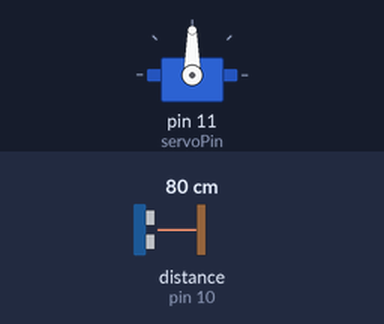
The sketch below on a simulated Arduino Uno, built with avr-gcc and run on an emulated ATmega328P. Shown: servo. Wiring (inferred from the names in the program): ultrasonic range finder: trigger pin 9; echo pin 10. The inputs (shaded band) are chosen by the test bench; at power-on: distance to the obstacle (sensor on pin 10) 80 cm. The echo pulse lasts 58.3 µs per cm.

Above: at 1.2 s.
1.3 s: distance to the obstacle (sensor on pin 10) set to 2 cm
At 1.7 s:
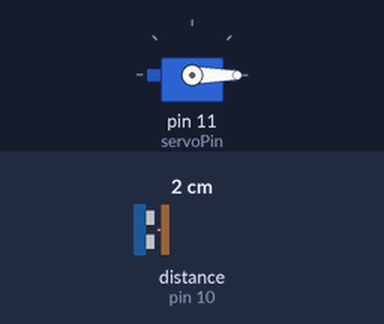
2.8 s: distance to the obstacle (sensor on pin 10) set to 35 cm
At 3.3 s:
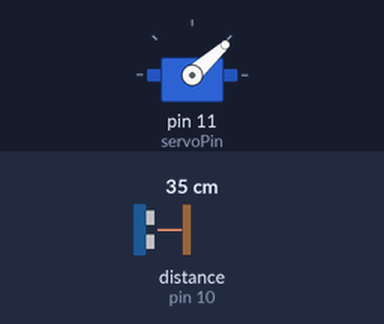
4.3 s: distance to the obstacle (sensor on pin 10) set to 4 cm
At 5.5 s:
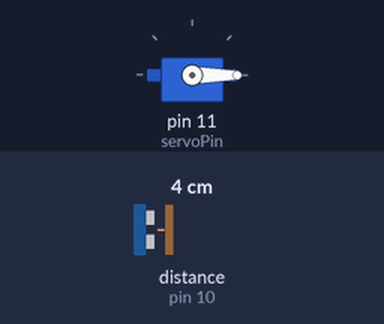
5.8 s: distance to the obstacle (sensor on pin 10) set to 60 cm
At 6.2 s:
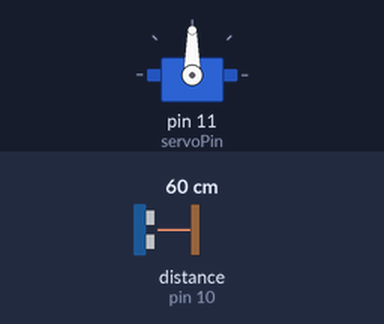
7.3 s: distance to the obstacle (sensor on pin 10) set to 47 cm
At 8.4 s:
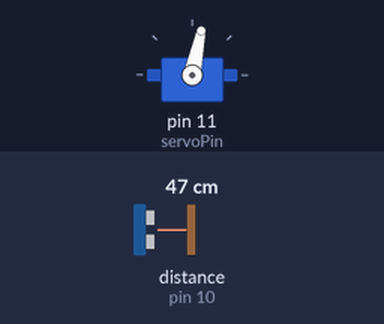
Timing chart, 0 to 9.8 s (numbered marks = the images above; inputs shaded):
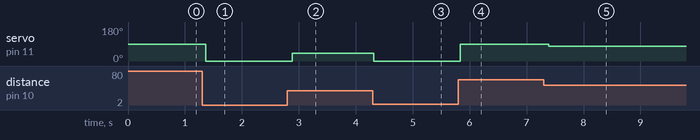

The sketch:

dustbin-servo-motor-arduino-ultrasonic-tinkercad.ino
```cpp
#include <Servo.h>

const int trigPin = 9;  // Ultrasonic sensor TRIG pin
const int echoPin = 10; // Ultrasonic sensor ECHO pin
const int servoPin = 11; // Servo signal pin
const int servoMin = 0;  // Minimum servo angle
const int servoMax = 90; // Maximum servo angle

Servo myServo; // Create servo object

void setup() {
  Serial.begin(9600);
  pinMode(trigPin, OUTPUT);
  pinMode(echoPin, INPUT);
  myServo.attach(servoPin);
}
void loop() {
  long duration, distance;

  // Trigger ultrasonic sensor
  digitalWrite(trigPin, LOW);
  delayMicroseconds(2);
  digitalWrite(trigPin, HIGH);
  delayMicroseconds(10);
  digitalWrite(trigPin, LOW);

  // Read echo pin
  duration = pulseIn(echoPin, HIGH);
  distance = (duration * 0.034 / 2); // Calculate distance in cm

  // Control servo based on distance
  if (distance < 20) {
    myServo.write(servoMin); // Move servo to minimum angle
  } else if (distance > 50) {
    myServo.write(servoMax); // Move servo to maximum angle
  } else {
    myServo.write(map(distance, 20, 50, servoMin, servoMax)); // Move servo proportionally
  }

  delay(100);
}
```

Measured:
- after the input at 1.3 s, servo on pin 11 (servoPin): 90° → 0° after 0.07 s
- after the input at 2.8 s, servo on pin 11 (servoPin): 0° → 42° after 0.08 s
- after the input at 4.3 s, servo on pin 11 (servoPin): 42° → 0° at once
- after the input at 5.8 s, servo on pin 11 (servoPin): 0° → 90° at once
- after the input at 7.3 s, servo on pin 11 (servoPin): 90° → 78° after 0.09 s
